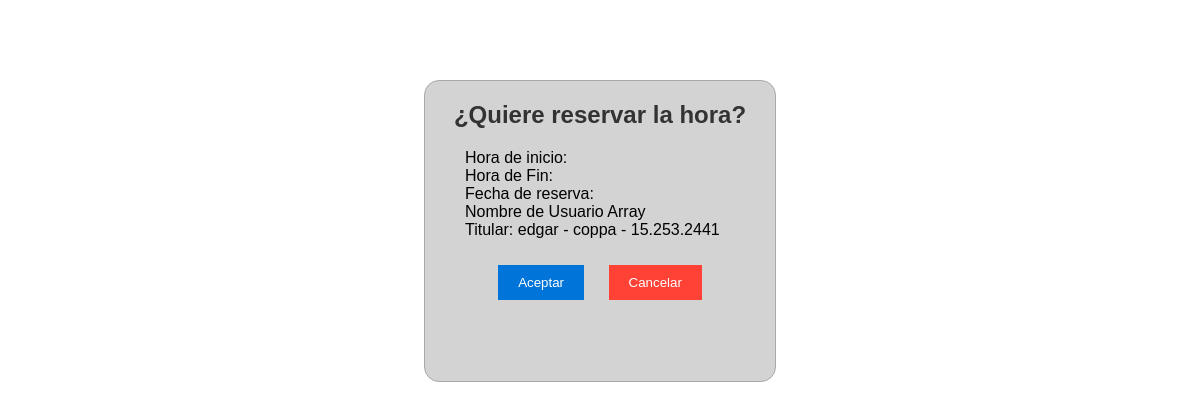
The page /php/reservas/reserva_de_usuario/formularioReserva3.php (signed in) on the database its author committed.
### tables this page shows
CREATE TABLE `persona` (
  `id_persona` int(11) NOT NULL,
  `nombre` varchar(50) DEFAULT NULL,
  `apellido` varchar(50) DEFAULT NULL,
  `cuil` varchar(50) DEFAULT NULL,
  `fecha_nacimiento` date DEFAULT NULL,
  `fecha_alta` date DEFAULT NULL,
  `estado` tinyint(1) DEFAULT 1,
  `rela_documento` int(11) DEFAULT NULL,
  `rela_sexo` int(11) DEFAULT NULL
);

CREATE TABLE `documento` (
  `id_documento` int(11) NOT NULL,
  `descripcion_documento` varchar(50) DEFAULT NULL,
  `estado` tinyint(1) DEFAULT 1,
  `rela_tipo_documento` int(11) DEFAULT NULL
);

### config/database/db_functions/personas.php (called while the page is built, shortened)
<?php
	require_once(RUTA. "config/database/conexion.php");
    function ObtenerPersonaPorUsuario($id_usuario=null) {
        global $conexion;
        $sql = "SELECT
                    persona.id_persona,
                    persona.nombre,
                    persona.apellido,
                    documento.descripcion_documento
                FROM
                    persona
                JOIN
                    documento
                ON
                    persona.rela_documento = documento.id_documento
                JOIN
                    contacto
                ON
                    persona.id_persona = contacto.rela_persona
                JOIN
                    usuarios
                ON
                    usuarios.rela_contacto = contacto.id_contacto
                WHERE
                    id_usuario = ?";
        $stmt = $conexion->prepare($sql);
        $stmt->bind_param("i",$id_usuario);
        if($stmt->execute()) {
            $registros = $stmt->get_result();
            return $registros;
        }
    }
?>

### php/reservas/reserva_de_usuario/formularioReserva3.php (the view, shortened to what this page needs)
<?php
require_once(RUTA . 'config/database/db_functions/zonas.php');
require_once(RUTA . 'config/database/db_functions/personas.php');
$fecha          = $_GET['fecha_reserva'];
$id_usuario     = $_SESSION['id_usuario'];
$usuario        = $_SESSION['usuario'];
$registros = obtenerPersonaPorUsuario($id_usuario);
if($reg = $registros->fetch_assoc()) {
    $nombre = $reg['nombre'];
    $apellido = $reg['apellido'];
    $documento = $reg['descripcion_documento'];
}
?>
<html>
<head>
</head>
<body>
    <form action="formularioReserva4.php" method="post">
    	<h2>¿Quiere reservar la hora?</h2>
    	<div>
    		<ul>
    			<li>Hora de inicio: <?php echo $horario_inicio; ?></li>
    			<li>Hora de Fin: <?php echo $horario_fin; ?></li>
    			<li>Fecha de reserva: <?php echo $fecha; ?></li>
                <li>Nombre de Usuario <?php echo $usuario; ?></li>
                <li>Titular: <?php echo $nombre. " - " .$apellido. " - " . $documento?></li>
    		</ul>
    	</div>
        <button type="submit" name="aceptar" id="submit">Aceptar</button>
        <button type="button" name="cancelar" id="cancelar">Cancelar</button>
    </form>
</body>
</html>

### php/reservas/reserva_de_usuario/formularioReserva3.php (style rules this page uses)
body { font-family: Arial, sans-serif; }
h2 { color: #333; }
form { width: 350px; height: 300px; margin: 0 auto; margin-top: 10vh; text-align: center; background-color: lightgray; border-radius: 15px; border: 1px solid darkgray; }
div { text-align: left; }
ul { list-style: none; }
button[type="submit"], button[type="button"] { padding: 10px 20px; margin: 10px; border: none; cursor: pointer; }
button[name="aceptar"] { background-color: #0074D9; color: #fff; }
button[name="cancelar"] { background-color: #FF4136; color: #fff; }

### rows shown on the page
persona: nombre "edgar", apellido "coppa", rela_documento.descripcion_documento "15.253.2441"

### other values the page prints
$usuario "Array"
